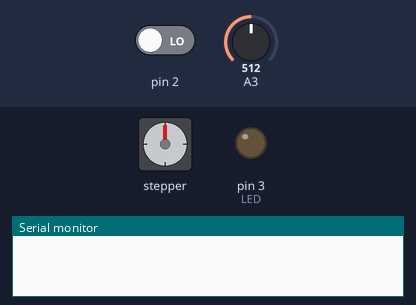
The sketch below on a simulated Arduino Uno, built with avr-gcc and run on an emulated ATmega328P. Parts: stepper motor, output pins drawn as LEDs (lit = HIGH), the last lines printed to the serial monitor. Wiring (inferred from the names in the program): stepper motor (2048 steps per turn assumed): coils pin 4, pin 5, pin 6, pin 7. Dashed ring = blinking. Inputs (shaded band) come from the test bench; at power-on: pin 2 LOW, A3 = 512. Pins used as bus, display or sensor lines are not drawn.

Above: at 1.2 s.
1.3 s: pin 2 driven HIGH
At 4.2 s:
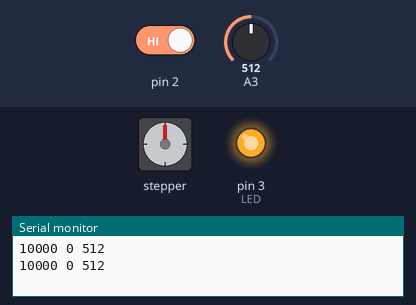
4.3 s: pin 2 driven LOW
At 5.2 s:
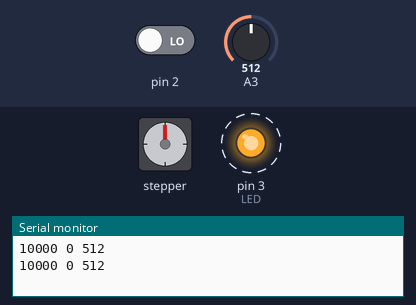
Timing chart, 0 to 7.3 s (numbered marks = the images above; inputs shaded):
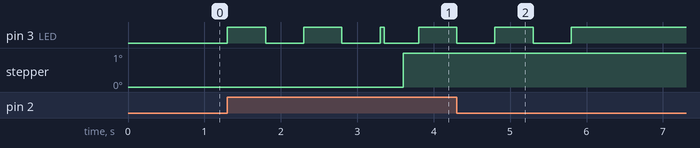

The sketch:

Rotating_Wireless_Charger.ino
```cpp
#include <Stepper.h> // 스텝 모터 라이브러리 사용

// 모터의 한스텝 5.625도이므로 360도이면 64스텝이

const int steps = 2048;

// myStepper 객체 생성(스텝 수, IN4, IN3, IN2, IN1)
// IN1~4까지 각각 아두이노 D8~D11번에 연결
Stepper myStepper(steps,11,9,10,8);

int movecount=0;
int moveArray[]={410,409,410,409,410};
int LEDArray[]={0,0,0,0,0};

int count=0;
int level=0;

int mode = 0;
int infinite_mode = 0;

int Charge_job = 0;
long Charge_old_time = 0;
long Charge_new_time = 0;

long algorithm_old_time = 0;
long algorithm_new_time = 0;

int job = 0;
long old_time = 0;
long new_time = 0;

int LED_job = 0;
long LED_old_time = 0;
long LED_new_time = 0;

int move_jop = 0;
long move_old_time = 0;
long move_new_time = 0;


int readValue=0;

int Temp=0;
int l=0;


void setup()
{
 // 스텝 모터 속도설정
 // 스텝 수와 연결되어 있음
 myStepper.setSpeed(10); // 15RPM구동
 Serial.begin(9600); // 9600bps로 시리얼 통신 시작
 pinMode(3, OUTPUT); // 충전기 바로 앞 LED(기준)
 pinMode(4, OUTPUT); // (기준 LED + 1) LED
 pinMode(5, OUTPUT); // (기준 LED + 2) LED
 pinMode(6, OUTPUT); // (기준 LED + 3) LED
 pinMode(7, OUTPUT); // (기준 LED + 4) LED
 pinMode(2, INPUT);  // 버튼
}

void loop()
{
   algorithm();

}


void algorithm()
{
  readValue = digitalRead(2);
  level = analogRead(A3);


   switch(mode)
  {
   case 0:
        if(readValue == HIGH)
        {

        mode++;
        for(int i=0;i<5;i++) LEDArray[i]=0;
        Illumination();
        algorithm_old_time = millis();

        }
        break;

   case 1:
      algorithm_new_time = 0;
      if((algorithm_new_time - algorithm_old_time)>500)break;

      Charge_Signal_Management();
      LED_sparkle();
      LED_status();
      movement();

      if(movecount==5){
        mode=0;
        movecount=0;
        Illumination();
      }

      if(readValue == HIGH){
        mode++;
        infinite_mode=1;
        Illumination2();
        algorithm_old_time = millis();

       }

      break;

   case 2:
      algorithm_new_time = 0;
      if((algorithm_new_time - algorithm_old_time)>500) break;

      Charge_Signal_Management();
      LED_sparkle();
      LED_status();
      movement();
      if(movecount==5){
        movecount=0;
      }
      if(readValue == HIGH){
        mode=0;
        Illumination();
        movecount=0;
       }

      break;

   deault:
      mode=0;
      break;

}
}


void Charge_Signal_Management() // 충전중 신호관리
{
  switch(Charge_job)
  {
   case 0:
      Charge_old_time = millis();
      Charge_job++;
      break;
   case 1:
      Charge_new_time = millis();
      if((Charge_new_time - Charge_old_time)< 3000)break;


      movement();
      Charge_job = 0;
      break;
   deault:
      Charge_job = 0;
      break;
    }
 }

 void movement() // 회전
{
  switch(move_jop){


    case 0:
        if(level < 520) break;
        move_old_time = millis();
        move_jop++;
        break;

    case 1:
      move_new_time = millis();
      if((move_new_time - move_old_time)<4000)break;
      if(level > 520 ) {
        digitalWrite(3, LOW );

        myStepper.step(moveArray[movecount]);
        movecount++;
        Temp = LEDArray[4];
        LEDArray[4] = LEDArray[3] ;
        LEDArray[3] = LEDArray[2] ;
        LEDArray[2] = LEDArray[1] ;
        LEDArray[1] = LEDArray[0] ;
        LEDArray[0] = 0;
        if(mode==1)LEDArray[0] = Temp;
    }
    move_jop=0;
    break;
    }
}

void LED_sparkle() // LED 상황판 3
{
  if(level <= 520){
    switch(LED_job)
    {
       case 0:
          LED_old_time = millis();
          LED_job++;
         break;

      case 1:
         LED_new_time = millis();
         if((LED_new_time - LED_old_time)< 1000)break;
         digitalWrite(3, HIGH);
         LED_job++;
         LED_old_time = millis();
         break;

      case 2:
         LED_new_time = millis();
         if((LED_new_time - LED_old_time)< 1000)break;
         digitalWrite(3, LOW);
         LED_job = 0;
         break;
        }
    }
}

 void LED_status() // LED 상황판 4,5,6,7
{
  if(level < 520) LEDArray[0] = 1;
  for(int i = 4; i<8; i++) digitalWrite(i, LEDArray[i-3]);
  for(int i = 0; i<5; i++) Serial.print( LEDArray[i] );Serial.print(" ");
  Serial.print( movecount );Serial.print(" "); Serial.print( level  );
  Serial.println();
}

 void Illumination(){ // 켜질때 꺼질때 동작
   for(int j = 0; j<2; j++){
      for(int i = 3; i<8; i++) digitalWrite(i, HIGH );
      delay(500);
      for(int i = 3; i<8; i++) digitalWrite(i, LOW);
      delay(500);
      for(int i = 3; i<8; i++) digitalWrite(i, LEDArray[i-3]);
   }
 }

 void Illumination2(){ // 무한 모드 동작 LED
   if(infinite_mode%2==1){
    for(int i = 3; i<8; i++){
      digitalWrite(i, HIGH); delay(50);
      digitalWrite(i, LOW); delay(50);
     }
   }
   else{
    for(int i = 7; i>2; i--){
      digitalWrite(i, HIGH); delay(50);
      digitalWrite(i, LOW); delay(50);
      }
   }
   }


// 버튼 and 모드 불빛
// LED 불빛 제어(판이 돌면 같이 상황값 전달)
// 모터
```

Measured:
- after the input at 4.3 s, pin 3 (LED): goes on until 5.8 s, then stays HIGH; stepper: stays 1° (without the input it goes to 2° after 1.5 s)
